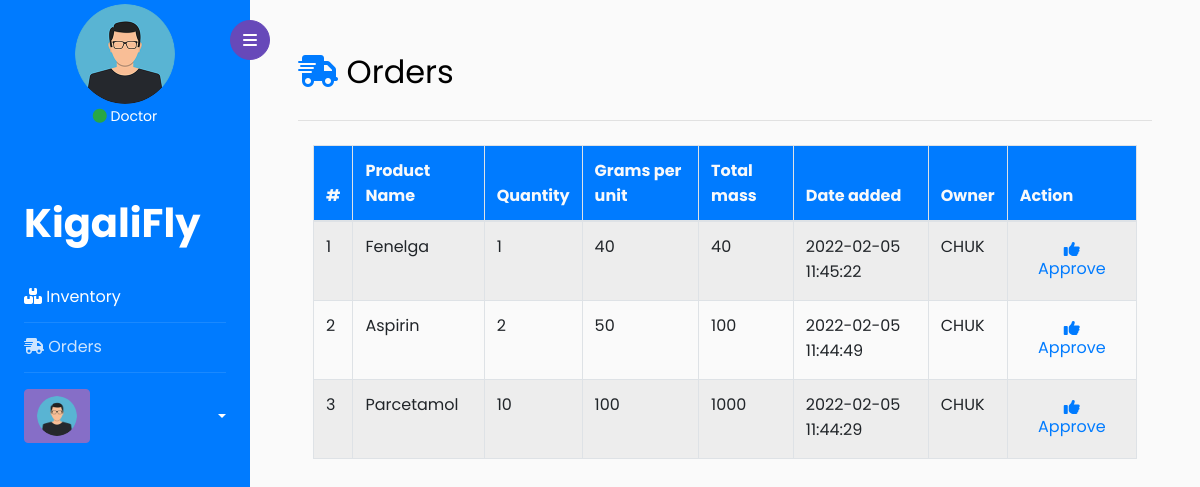
/operator/manage_orders.php (signed in), run on an earlier commit of the app's database.
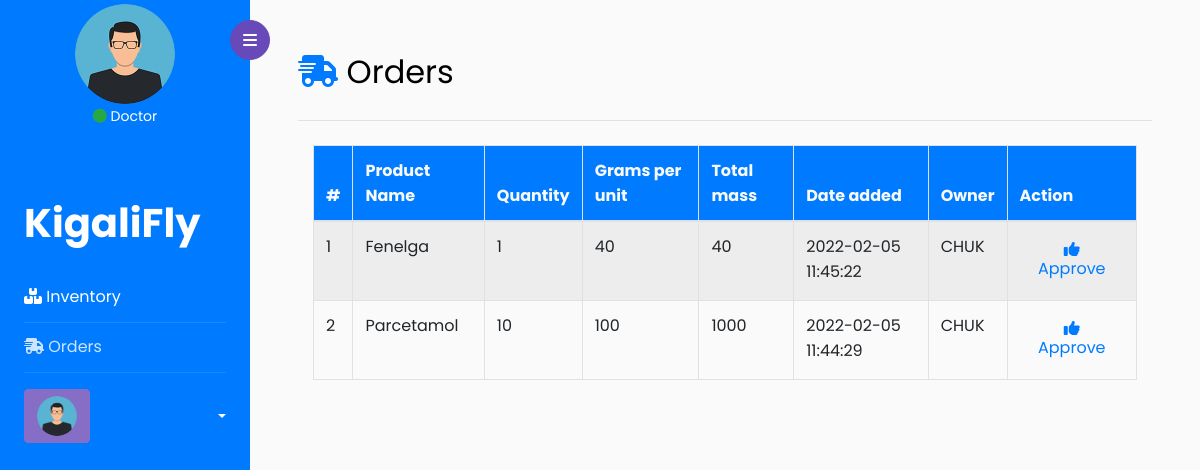
And on a later commit of the database.
### tables this page shows
CREATE TABLE `orders` (
  `order_id` int(11) NOT NULL,
  `prod_id` int(11) NOT NULL,
  `quantity` int(11) DEFAULT NULL,
  `doc_id` int(11) NOT NULL,
  `order_date` datetime NOT NULL DEFAULT current_timestamp(),
  `received` tinyint(4) NOT NULL DEFAULT 0
);

CREATE TABLE `products` (
  `prod_id` int(11) NOT NULL,
  `prod_name` varchar(100) DEFAULT NULL,
  `quantity` int(11) DEFAULT NULL,
  `gram_unit` int(11) NOT NULL,
  `total_mass_g` varchar(100) NOT NULL,
  `date_added` datetime NOT NULL DEFAULT current_timestamp(),
  `status` tinyint(4) NOT NULL DEFAULT 1
);

CREATE TABLE `doctor` (
  `doc_id` int(11) NOT NULL,
  `names` varchar(100) DEFAULT NULL,
  `password` varchar(255) DEFAULT NULL,
  `hosp_name` varchar(100) DEFAULT NULL,
  `phone_nbr` varchar(30) DEFAULT NULL,
  `register_dt` text NOT NULL,
  `status` tinyint(4) NOT NULL DEFAULT 1
);

### operator/manage_orders.php (the view, shortened to what this page needs)
<link rel="stylesheet" href="https://cdnjs.cloudflare.com/ajax/libs/datatables/1.10.21/css/jquery.dataTables.min.css">
<?php
include '../saver/db.php';
include_once '../header.php';
?>
<div id="content" class="p-2 p-md-5 pt-5">
    <h2 class="mb-4"><i class="fas fa-shipping-fast text-primary"></i> Orders</h2>
    <hr class="py-1">
    <div class="container-fluid">
        <div class="row">
            <div class="col-md-12">
                <table id="table-prod" class="table table-hover table-bordered table-striped">
                    <thead class="thead bg-primary text-light">
                        <tr>
                            <th scope="col">#</th>
                            <th scope="col">Product Name</th>
                            <th scope="col">Quantity</th>
                            <th scope="col">Grams per unit</th>
                            <th scope="col">Total mass</th>
                            <th scope="col">Date added</th>
                            <th scope="col">Owner</th>
                            <th scope="col">Action</th>
                        </tr>
                    </thead>
                    <tbody>
                        <?php
                        $sel = "SELECT * FROM products, orders, doctor WHERE products.prod_id = orders.prod_id AND doctor.doc_id = orders.doc_id AND orders.received=0 ORDER BY order_id DESC";
                        $que = $c->query($sel);
                        if ($que->num_rows > 0) {
                            $no = 1;
                            while ($row = $que->fetch_assoc()) {
                                $id = $row['order_id'];
                                $pname = $row['prod_name'];
                                $qua = $row['quantity'];
                                $gram_unit = $row['gram_unit'];
                                $total_mas = $qua * $gram_unit;
                                $date = $row['date_added'];
                                $owner = $row['hosp_name'];
                                $approve = '<a href="approve.php?id=' . $id . '" class="btn btn-link"><i class="fas fa-thumbs-up"></i> Approve</a>';
                        ?>
                                <tr>
                                    <td><?= $no++; ?></td>
                                    <td><?= $pname; ?></td>
                                    <td><?= $qua; ?></td>
                                    <td><?= $gram_unit; ?></td>
                                    <td><?= $total_mas; ?></td>
                                    <td><?= $date; ?></td>
                                    <td><?= $owner; ?></td>
                                    <td><?= $approve; ?></td>
                                </tr>
                        <?php
                            }
                        }
                        ?>
                    </tbody>
                </table>
            </div>
        </div>
    </div>
</div>
</div>
</body>
</html>

### header.php (shortened to what this page needs)
<link rel="stylesheet" href="https://stackpath.bootstrapcdn.com/bootstrap/4.3.1/css/bootstrap.min.css">
<link rel="stylesheet" href="../css/style.css">
</head>
<body>
    <div class="wrapper d-flex align-items-stretch">
        <nav id="sidebar" class="bg-primary">
            <div class="custom-menu">
                <button type="button" id="sidebarCollapse" class="btn btn-primary">
                    <i class="fa fa-bars"></i>
                </button>
            </div>
            <div class="mt-1 mb-2">
                <?php if ($_SESSION['user_type'] == 'operator') : ?>
                    <img src="../images/profile.png" width="100px" class="img-fluid mx-auto d-block rounded-circle">
                    <p class="text-center d-block"><i class="fas fa-circle text-success"></i> Operator</p>
                <?php elseif ($_SESSION['user_type'] == 'doctor') : ?>
                    <img src="../images/pro_doc.png" width="100px" class="img-fluid mx-auto d-block rounded-circle">
                    <p class="text-center d-block"><i class="fas fa-circle text-success"></i> Doctor</p>
                <?php endif; ?>
            </div>
            <div class="p-4 pt-5">
                <h1><a href="" class="logo">KigaliFly</a> </h1>
                <ul class="list-unstyled components mb-5">
                    <?php if ($_SESSION['user_type'] == 'doctor') : ?>
                        <li class="active">
                            <a href="index.php" class="active"><i class="fa fa-boxes"></i> Inventory</a>
                        </li>
                        <li class="">
                            <a href="orders.php"><i class="fas fa-shipping-fast"></i> Orders</a>
                        </li>
                        <li class="mt-3">
                            <div class="dropdown w-100">
                                <button class="btn btn-primary dropdown-toggle" type="button" id="dropdownMenuButton" data-toggle="dropdown" aria-haspopup="true" aria-expanded="false">
                                    <img src="../images/pro_doc.png" width="40px" class="rounded-circle">
                                </button>
                            </div>
                        </li>
                    <?php endif; ?>
                </ul>
            </div>
        </nav>

What changed in the data, as far as the page shows it:
no longer on this page (row edited): orders: prod.prod_name "Aspirin", quantity "2", prod.gram_unit "50", quantity.gram_unit "100", prod.date_added "2022-02-05 11:44:49", doc.hosp_name "CHUK"
